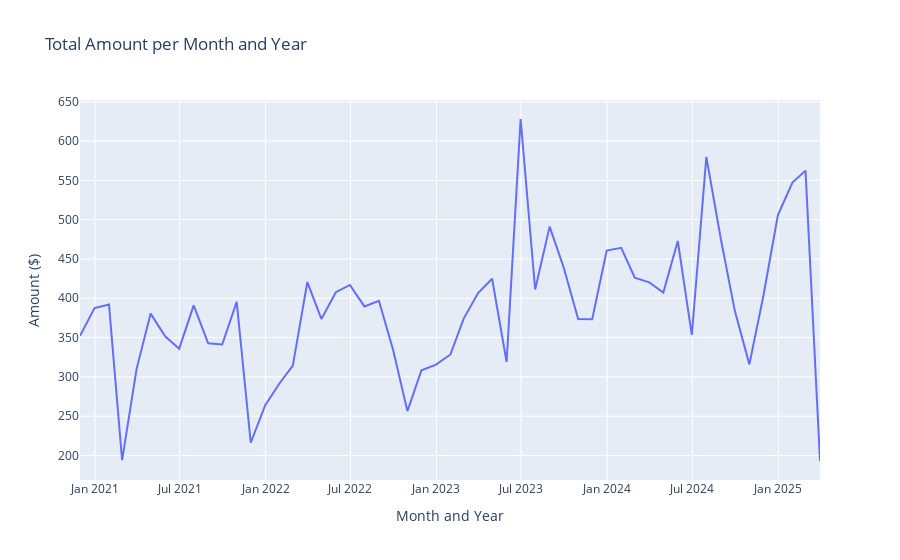

Notebook source saved alongside this figure:
### Code cell
# line plot
fig = px.line(
    monthly_amount,
    x="Date",
    y="Amount",
    title="Total Amount per Month and Year",
    labels={"Date": "Month and Year", "Amount": "Amount ($)"},
)

# format y-axis to show currency
fig.update_traces(hovertemplate="Month and Year: %{x}<br>Amount: $%{y:.2f}")

fig.show()

### Figure 1 — Plotly figure (JSON) as saved in the notebook; plotly's stock layout.template omitted (floating-point values rounded to 4 significant figures)
{"data": [{"hovertemplate": "Month and Year: %{x}<br>Amount: $%{y:.2f}", "legendgroup": "", "line": {"color": "#636efa", "dash": "solid"}, "marker": {"symbol": "circle"}, "mode": "lines", "name": "", "orientation": "v", "showlegend": false, "type": "scatter", "x": ["2020-11-30T00:00:00", "2020-12-31T00:00:00", "2021-01-31T00:00:00", "2021-02-28T00:00:00", "2021-03-31T00:00:00", "2021-04-30T00:00:00", "2021-05-31T00:00:00", "2021-06-30T00:00:00", "2021-07-31T00:00:00", "2021-08-31T00:00:00", "2021-09-30T00:00:00", "2021-10-31T00:00:00", "2021-11-30T00:00:00", "2021-12-31T00:00:00", "2022-01-31T00:00:00", "2022-02-28T00:00:00", "2022-03-31T00:00:00", "2022-04-30T00:00:00", "2022-05-31T00:00:00", "2022-06-30T00:00:00", "2022-07-31T00:00:00", "2022-08-31T00:00:00", "2022-09-30T00:00:00", "2022-10-31T00:00:00", "2022-11-30T00:00:00", "2022-12-31T00:00:00", "2023-01-31T00:00:00", "2023-02-28T00:00:00", "2023-03-31T00:00:00", "2023-04-30T00:00:00", "2023-05-31T00:00:00", "2023-06-30T00:00:00", "2023-07-31T00:00:00", "2023-08-31T00:00:00", "2023-09-30T00:00:00", "2023-10-31T00:00:00", "2023-11-30T00:00:00", "2023-12-31T00:00:00", "2024-01-31T00:00:00", "2024-02-29T00:00:00", "2024-03-31T00:00:00", "2024-04-30T00:00:00", "2024-05-31T00:00:00", "2024-06-30T00:00:00", "2024-07-31T00:00:00", "2024-08-31T00:00:00", "2024-09-30T00:00:00", "2024-10-31T00:00:00", "2024-11-30T00:00:00", "2024-12-31T00:00:00", "2025-01-31T00:00:00", "2025-02-28T00:00:00", "2025-03-31T00:00:00"], "xaxis": "x", "y": [352.3, 387.5, 392, 194, 310.2, 380.5, 351.7, 335.9, 390.9, 342.8, 341.2, 395.4, 216.2, 264.0, 292.2, 314.3, 420.7, 373.7, 407.7, 417.0, 389.7, 396.8, 335.2, 256.5, 308.5, 315.6, 328.5, 373.9, 406.6, 424.8, 318.9, 628.1, 411.2, 491.2, 439.1, 373.5, 373.3, 460.8, 464.3, 426.2, 420.2, 407.3, 472.9, 353.2, 579.9, 475.4, 383.7, 315.9, 403.1, 505.8, 547.2, 562.4, 193.0], "yaxis": "y"}], "layout": {"legend": {"tracegroupgap": 0}, "title": {"text": "Total Amount per Month and Year"}, "xaxis": {"anchor": "y", "domain": [0, 1], "title": {"text": "Month and Year"}}, "yaxis": {"anchor": "x", "domain": [0, 1], "title": {"text": "Amount ($)"}}}}
